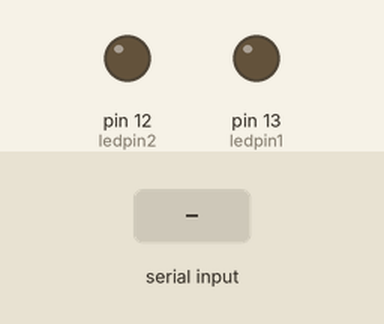
Simulated run of this sketch. Board: Arduino Uno, built with avr-gcc and run on an emulated ATmega328P. Parts: output pins drawn as LEDs (lit = HIGH). Inputs (shaded band) come from the test bench.

Above: at 1.2 s.
1.3 s: "A" received over Serial
At 1.9 s:
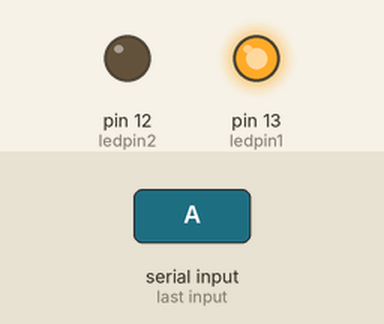
2.8 s: "B" received over Serial
At 3.1 s:
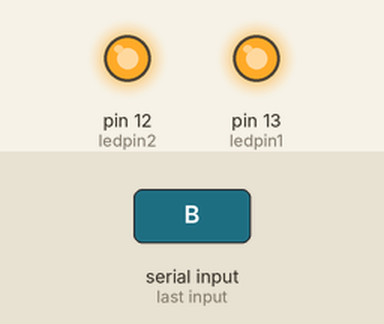
4.3 s: "1" received over Serial
At 5.4 s:
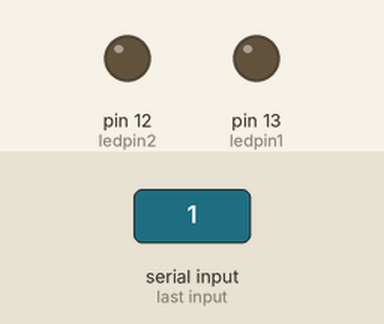
5.8 s: "B" received over Serial
At 6.6 s:
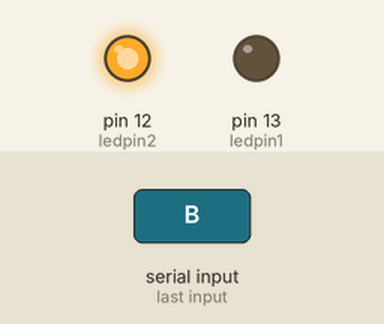
7.3 s: "0" received over Serial
At 7.7 s:
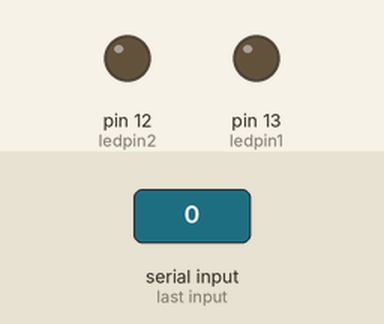
Timing chart, 0 to 9.8 s (numbered marks = the images above; inputs shaded):
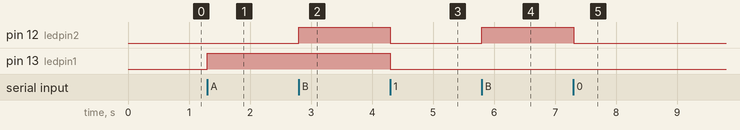

Measured:
- after the input at 1.3 s, pin 13 (ledpin1): LOW → HIGH at once
- after the input at 2.8 s, pin 12 (ledpin2): LOW → HIGH at once
- after the input at 4.3 s, pin 12 (ledpin2), pin 13 (ledpin1): HIGH → LOW at once
- after the input at 5.8 s, pin 12 (ledpin2): LOW → HIGH at once
- after the input at 7.3 s, pin 12 (ledpin2): HIGH → LOW at once

The sketch:

2led.ino
```cpp
const int ledpin1=13;
const int ledpin2=12;
char a;
void setup() {
  // put your setup code here, to run once:
pinMode(13,OUTPUT);
pinMode(12,OUTPUT);
Serial.begin(9600);
}

void loop() {
  // put your main code here, to run repeatedly:
if(Serial.available()>0)
{
  a=Serial.read();
  if(a=='A')
  {
    digitalWrite(13,HIGH);

    }
    else if(a=='B')
    {
      digitalWrite(12,HIGH);
      }
      else
      {
        digitalWrite(12,LOW);
        digitalWrite(13,LOW);
        }
  }
}
```
